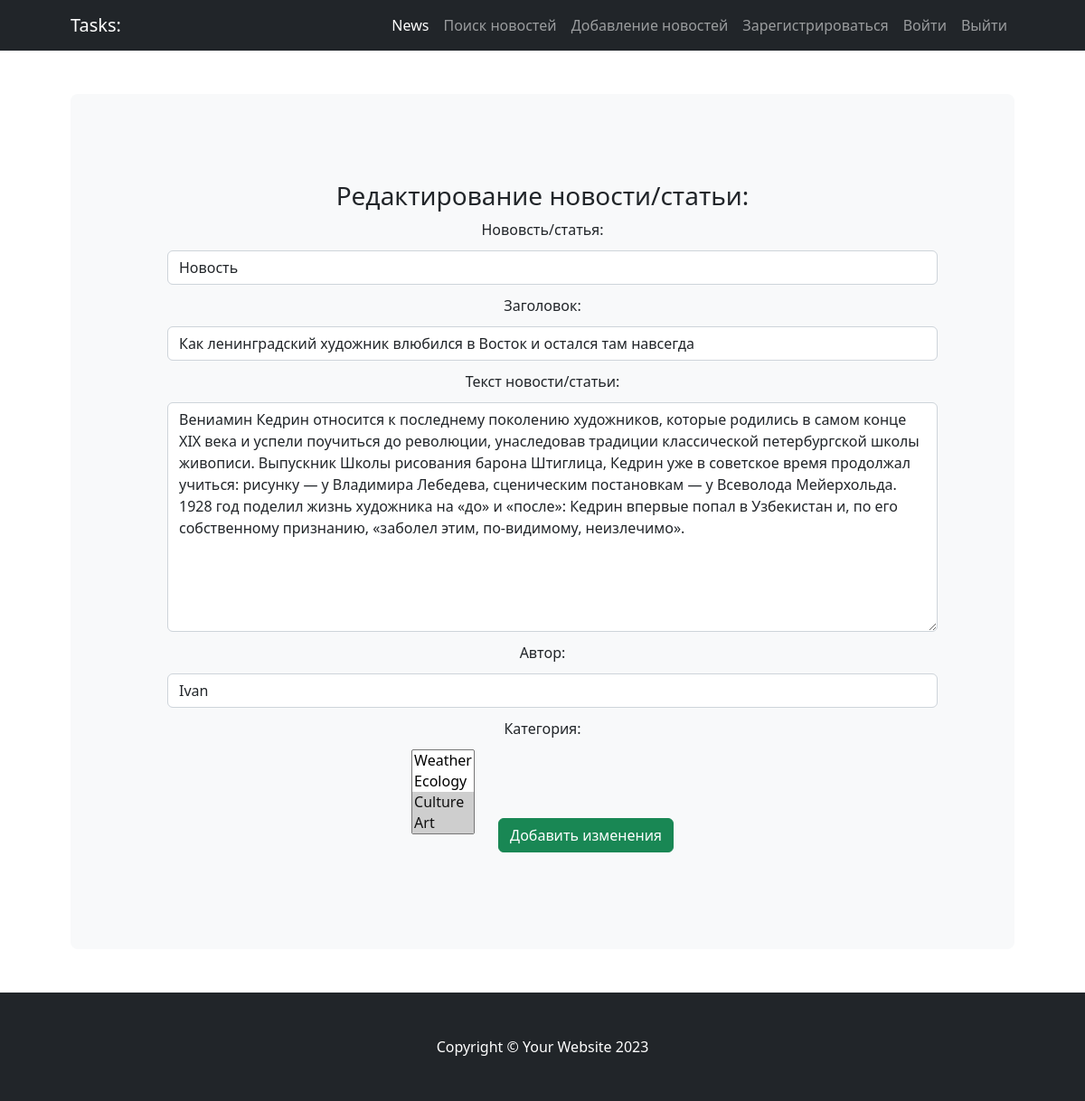
Page /news/35/edit/ (signed in) on the committed database.
### news/models.py (models this page shows, shortened)
class Post(models.Model):
    NEWS = 'NW'
    ARTICLE = 'AR'
    TYPE_CHOICES = (
        (NEWS, 'Новость'),
        (ARTICLE, 'Статья')
    )
    type = models.CharField(max_length=2, choices=TYPE_CHOICES, default=ARTICLE)
    timePost = models.DateTimeField(auto_now_add=True)
    title = models.CharField(max_length=255)
    textPost = models.TextField()
    ratingPost = models.IntegerField(default=0)
    author = models.ForeignKey(Author, on_delete=models.CASCADE)
    category = models.ManyToManyField(Category, through='PostCategory')

class Category(models.Model):
    category = models.CharField(max_length=255, unique=True)
    subscribers = models.ManyToManyField(User, blank=True)
    def __str__(self):
        return self.category

### news/views.py (the view)
# urls.py: path('<int:pk>/edit/', PostEdit.as_view(), name='post_edit'),
class PostEdit(LoginRequiredMixin, PermissionRequiredMixin, UpdateView):
    template_name = 'post_edit.html'
    form_class = PostForm
    permission_required = 'news.change_Post'
    def get_object(self, **kwargs):
        id = self.kwargs.get('pk')
        return Post.objects.get(pk=id)

### news/forms.py
class PostForm(ModelForm):
    class Meta:
        model = Post
        fields = ['type', 'title', 'textPost', 'author', 'category']
        labels = {
            'type': 'Нововсть/статья',
            'title': 'Заголовок',
            'textPost': 'Текст новости/статьи',
            'author': 'Автор',
            'category': 'Категория'
        }
        widgets = {
            'type': forms.Select(attrs={
                'class': 'form-control',
            }),
            'title': forms.TextInput(attrs={
                'class': 'form-control',
                'placeholder': 'Введите заголовок'
            }),
            'textPost': forms.Textarea(attrs={
                'class': 'form-control',
                'placeholder': 'Текст вашей нововсти или статьи'
            }),
            'author': forms.Select(attrs={
                'class': 'form-control',
            }),
        }

### news/models.py (called while the page is built)
    def __str__(self):
        return f'{self.authorUser}'

### templates/post_edit.html (shortened to what this page needs)
{% extends 'flatpages/default.html' %}
{% block content %}
<h3>Редактирование новости/статьи:</h3>
<form method="POST">
 {{ form }}
   <input class="btn btn-success" type="submit" value='Добавить изменения'>
</form>
{% endblock content %}

### rows in the picture
Post: type "Новость", title "Как ленинградский художник влюбился в Восток и остался там навсегда", textPost "Вениамин Кедрин относится к последнему поколению художников, которые родились в самом конце XIX века и успели поучиться до революции, унаследовав традиции классической петербургской школы живописи. Выпускник Школы рисования барона Штиг­лица, Кедрин уже в советское время продолжал учиться: рисунку — у Владимира Лебедева, сценическим постановкам — у Всеволода Мейерхольда. 1928 год поделил жизнь художника на «до» и «после»: Кедрин впервые попал в Узбекистан и, по его собственному признанию, «заболел этим, по-видимому, неизлечимо».", author "Ivan"
Category: category "Weather / Ecology / Culture ☑ / Art ☑"
